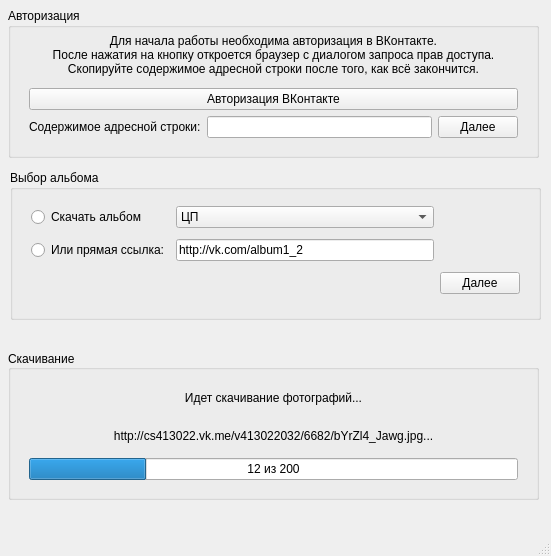
<?xml version="1.0" encoding="UTF-8"?>
<ui version="4.0">
 <class>MainWindow</class>
 <widget class="QMainWindow" name="MainWindow">
  <property name="geometry">
   <rect>
    <x>0</x>
    <y>0</y>
    <width>551</width>
    <height>556</height>
   </rect>
  </property>
  <property name="windowTitle">
   <string>MainWindow</string>
  </property>
  <widget class="QWidget" name="centralWidget">
   <widget class="QGroupBox" name="authGroupBox">
    <property name="geometry">
     <rect>
      <x>8</x>
      <y>8</y>
      <width>531</width>
      <height>150</height>
     </rect>
    </property>
    <property name="title">
     <string>Авторизация</string>
    </property>
    <widget class="QWidget" name="">
     <property name="geometry">
      <rect>
       <x>10</x>
       <y>10</y>
       <width>511</width>
       <height>131</height>
      </rect>
     </property>
     <layout class="QVBoxLayout" name="verticalLayout_2">
      <item>
       <widget class="QLabel" name="label">
        <property name="text">
         <string>&lt;html&gt;&lt;head/&gt;&lt;body&gt;&lt;p align=&quot;center&quot;&gt;Для начала работы необходима авторизация в ВКонтакте.&lt;br&gt;После нажатия на кнопку откроется браузер с диалогом запроса прав доступа.&lt;br&gt;Скопируйте содержимое адресной строки после того, как всё закончится.&lt;/p&gt;&lt;/body&gt;&lt;/html&gt;</string>
        </property>
       </widget>
      </item>
      <item>
       <widget class="QPushButton" name="initAuthButton">
        <property name="text">
         <string>Авторизация ВКонтакте</string>
        </property>
       </widget>
      </item>
      <item>
       <layout class="QHBoxLayout" name="horizontalLayout">
        <item>
         <widget class="QLabel" name="label_2">
          <property name="text">
           <string>Содержимое адресной строки:</string>
          </property>
         </widget>
        </item>
        <item>
         <widget class="QLineEdit" name="tokenEdit"/>
        </item>
        <item>
         <widget class="QPushButton" name="authButton">
          <property name="text">
           <string>Далее</string>
          </property>
         </widget>
        </item>
       </layout>
      </item>
     </layout>
    </widget>
   </widget>
   <widget class="QGroupBox" name="chooseGroupBox">
    <property name="enabled">
     <bool>true</bool>
    </property>
    <property name="geometry">
     <rect>
      <x>10</x>
      <y>170</y>
      <width>531</width>
      <height>150</height>
     </rect>
    </property>
    <property name="title">
     <string>Выбор альбома</string>
    </property>
    <widget class="QWidget" name="">
     <property name="geometry">
      <rect>
       <x>10</x>
       <y>20</y>
       <width>511</width>
       <height>121</height>
      </rect>
     </property>
     <layout class="QGridLayout" name="gridLayout">
      <item row="1" column="0">
       <widget class="QRadioButton" name="radioButton2">
        <property name="text">
         <string>Или прямая ссылка:</string>
        </property>
       </widget>
      </item>
      <item row="1" column="1">
       <widget class="QLineEdit" name="albumEdit">
        <property name="text">
         <string>http://vk.com/album1_2</string>
        </property>
       </widget>
      </item>
      <item row="0" column="0">
       <widget class="QRadioButton" name="radioButton1">
        <property name="text">
         <string>Скачать альбом</string>
        </property>
       </widget>
      </item>
      <item row="0" column="1">
       <widget class="QComboBox" name="albumComboBox">
        <item>
         <property name="text">
          <string>ЦП</string>
         </property>
        </item>
        <item>
         <property name="text">
          <string>С отдыха 2011</string>
         </property>
        </item>
       </widget>
      </item>
      <item row="2" column="2">
       <widget class="QPushButton" name="pushButton_3">
        <property name="text">
         <string>Далее</string>
        </property>
       </widget>
      </item>
     </layout>
    </widget>
    <zorder>albumComboBox</zorder>
    <zorder>radioButton1</zorder>
    <zorder>radioButton2</zorder>
    <zorder>albumEdit</zorder>
    <zorder>pushButton_3</zorder>
   </widget>
   <widget class="QGroupBox" name="dowloadGroupBox">
    <property name="geometry">
     <rect>
      <x>8</x>
      <y>350</y>
      <width>531</width>
      <height>150</height>
     </rect>
    </property>
    <property name="layoutDirection">
     <enum>Qt::LeftToRight</enum>
    </property>
    <property name="title">
     <string>Скачивание</string>
    </property>
    <property name="alignment">
     <set>Qt::AlignLeading|Qt::AlignLeft|Qt::AlignVCenter</set>
    </property>
    <widget class="QWidget" name="">
     <property name="geometry">
      <rect>
       <x>10</x>
       <y>20</y>
       <width>511</width>
       <height>121</height>
      </rect>
     </property>
     <layout class="QVBoxLayout" name="verticalLayout">
      <item>
       <widget class="QLabel" name="label_3">
        <property name="text">
         <string>Идет скачивание фотографий...</string>
        </property>
        <property name="alignment">
         <set>Qt::AlignCenter</set>
        </property>
       </widget>
      </item>
      <item>
       <widget class="QLabel" name="label_4">
        <property name="text">
         <string>http://cs413022.vk.me/v413022032/6682/bYrZl4_Jawg.jpg...</string>
        </property>
        <property name="alignment">
         <set>Qt::AlignCenter</set>
        </property>
       </widget>
      </item>
      <item>
       <widget class="QProgressBar" name="progressBar">
        <property name="value">
         <number>24</number>
        </property>
        <property name="format">
         <string>12 из 200</string>
        </property>
       </widget>
      </item>
     </layout>
    </widget>
   </widget>
  </widget>
  <widget class="QMenuBar" name="menuBar">
   <property name="geometry">
    <rect>
     <x>0</x>
     <y>0</y>
     <width>551</width>
     <height>21</height>
    </rect>
   </property>
  </widget>
  <widget class="QStatusBar" name="statusBar"/>
 </widget>
 <layoutdefault spacing="6" margin="11"/>
 <resources/>
 <connections/>
</ui>
